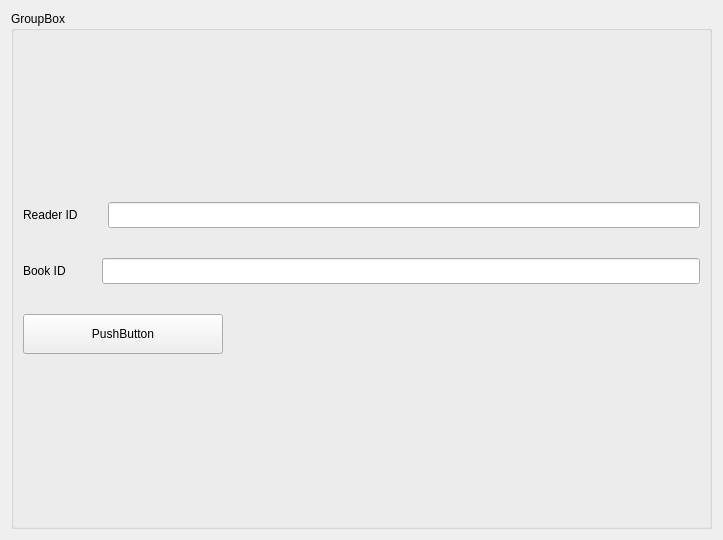
<?xml version="1.0" encoding="UTF-8"?>
<ui version="4.0">
 <class>Form</class>
 <widget class="QWidget" name="Form">
  <property name="geometry">
   <rect>
    <x>0</x>
    <y>0</y>
    <width>723</width>
    <height>540</height>
   </rect>
  </property>
  <property name="windowTitle">
   <string>Form</string>
  </property>
  <layout class="QVBoxLayout" name="verticalLayout_3">
   <item>
    <widget class="QGroupBox" name="groupBox">
     <property name="title">
      <string>GroupBox</string>
     </property>
     <layout class="QVBoxLayout" name="verticalLayout_2">
      <item>
       <layout class="QVBoxLayout" name="verticalLayout">
        <property name="spacing">
         <number>30</number>
        </property>
        <item>
         <layout class="QHBoxLayout" name="horizontalLayout_3">
          <item>
           <widget class="QLabel" name="label">
            <property name="text">
             <string>Reader ID</string>
            </property>
           </widget>
          </item>
          <item>
           <widget class="QLineEdit" name="lineEdit">
            <property name="minimumSize">
             <size>
              <width>0</width>
              <height>26</height>
             </size>
            </property>
           </widget>
          </item>
         </layout>
        </item>
        <item>
         <layout class="QHBoxLayout" name="horizontalLayout_2">
          <item>
           <widget class="QLabel" name="label_2">
            <property name="minimumSize">
             <size>
              <width>49</width>
              <height>0</height>
             </size>
            </property>
            <property name="text">
             <string>Book ID</string>
            </property>
           </widget>
          </item>
          <item>
           <widget class="QLineEdit" name="lineEdit_2">
            <property name="minimumSize">
             <size>
              <width>0</width>
              <height>26</height>
             </size>
            </property>
           </widget>
          </item>
         </layout>
        </item>
        <item>
         <layout class="QHBoxLayout" name="horizontalLayout">
          <item>
           <widget class="QPushButton" name="pushButton">
            <property name="minimumSize">
             <size>
              <width>200</width>
              <height>40</height>
             </size>
            </property>
            <property name="text">
             <string>PushButton</string>
            </property>
           </widget>
          </item>
          <item>
           <spacer name="horizontalSpacer">
            <property name="orientation">
             <enum>Qt::Horizontal</enum>
            </property>
            <property name="sizeHint" stdset="0">
             <size>
              <width>40</width>
              <height>20</height>
             </size>
            </property>
           </spacer>
          </item>
         </layout>
        </item>
       </layout>
      </item>
     </layout>
    </widget>
   </item>
  </layout>
 </widget>
 <resources/>
 <connections/>
</ui>
